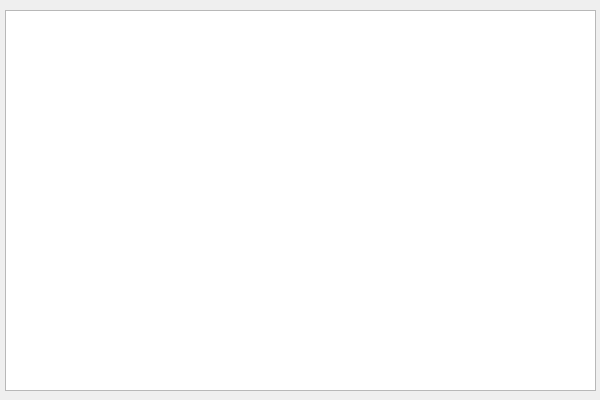
<?xml version="1.0" encoding="UTF-8"?>
<ui version="4.0">
 <class>gameClass</class>
 <widget class="QWidget" name="gameClass">
  <property name="geometry">
   <rect>
    <x>0</x>
    <y>0</y>
    <width>600</width>
    <height>400</height>
   </rect>
  </property>
  <property name="windowTitle">
   <string>game</string>
  </property>
  <widget class="QGraphicsView" name="graphicsView">
   <property name="geometry">
    <rect>
     <x>5</x>
     <y>10</y>
     <width>591</width>
     <height>381</height>
    </rect>
   </property>
  </widget>
 </widget>
 <layoutdefault spacing="6" margin="11"/>
 <resources>
  <include location="game.qrc"/>
 </resources>
 <connections/>
</ui>
